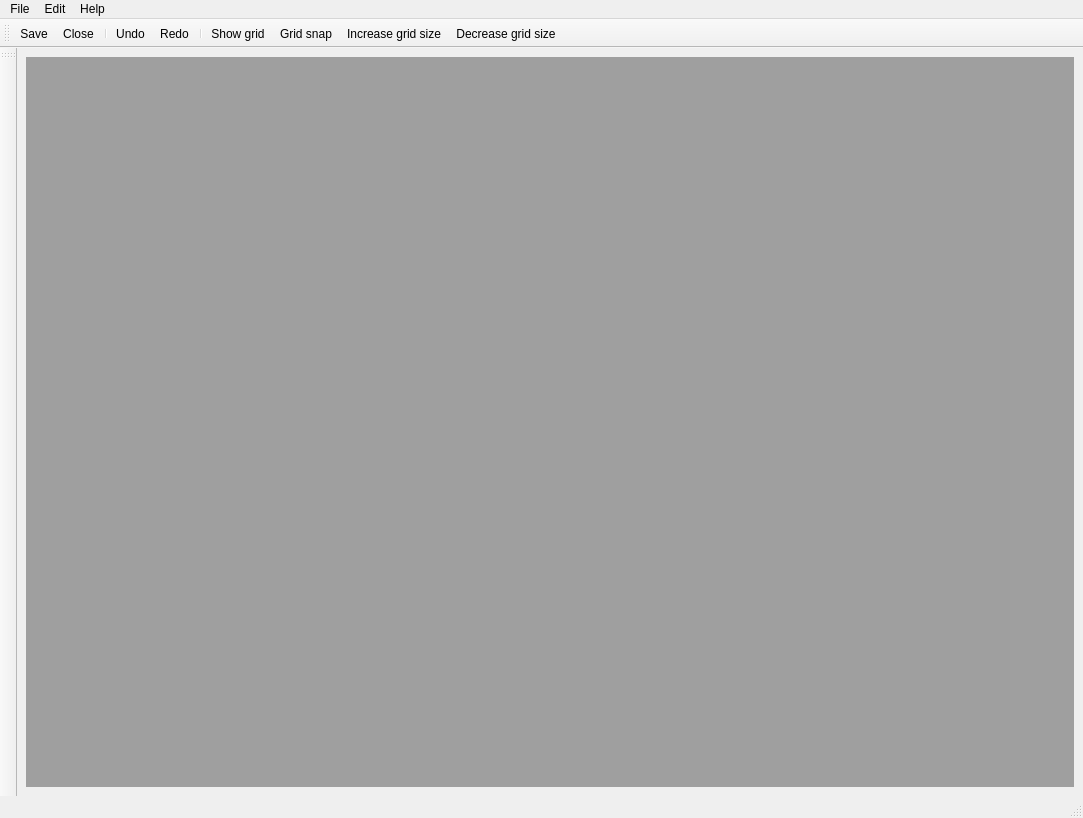
<?xml version="1.0" encoding="UTF-8"?>
<ui version="4.0">
 <class>LevelEditor</class>
 <widget class="QMainWindow" name="LevelEditor">
  <property name="geometry">
   <rect>
    <x>0</x>
    <y>0</y>
    <width>1083</width>
    <height>818</height>
   </rect>
  </property>
  <property name="minimumSize">
   <size>
    <width>640</width>
    <height>480</height>
   </size>
  </property>
  <property name="windowTitle">
   <string>TTSP Editor</string>
  </property>
  <property name="toolButtonStyle">
   <enum>Qt::ToolButtonIconOnly</enum>
  </property>
  <property name="documentMode">
   <bool>false</bool>
  </property>
  <property name="tabShape">
   <enum>QTabWidget::Rounded</enum>
  </property>
  <property name="unifiedTitleAndToolBarOnMac">
   <bool>false</bool>
  </property>
  <widget class="QWidget" name="centralwidget">
   <layout class="QGridLayout" name="gridLayout">
    <item row="0" column="0">
     <widget class="QMdiArea" name="gameViewArea">
      <property name="viewMode">
       <enum>QMdiArea::SubWindowView</enum>
      </property>
     </widget>
    </item>
   </layout>
  </widget>
  <widget class="QStatusBar" name="statusbar"/>
  <widget class="QMenuBar" name="menubar">
   <property name="geometry">
    <rect>
     <x>0</x>
     <y>0</y>
     <width>1083</width>
     <height>22</height>
    </rect>
   </property>
   <widget class="QMenu" name="menuHello">
    <property name="title">
     <string>File</string>
    </property>
    <addaction name="actionNew_Map"/>
    <addaction name="actionOpen"/>
    <addaction name="actionSave"/>
    <addaction name="actionSaveAs"/>
    <addaction name="actionClose"/>
    <addaction name="separator"/>
    <addaction name="actionExit"/>
   </widget>
   <widget class="QMenu" name="menuHelp">
    <property name="title">
     <string>Help</string>
    </property>
    <addaction name="actionAbout"/>
   </widget>
   <widget class="QMenu" name="menuEdit">
    <property name="title">
     <string>Edit</string>
    </property>
    <addaction name="actionUndo"/>
    <addaction name="actionRedo"/>
   </widget>
   <addaction name="menuHello"/>
   <addaction name="menuEdit"/>
   <addaction name="menuHelp"/>
  </widget>
  <widget class="QToolBar" name="topBar">
   <property name="windowTitle">
    <string>toolBar</string>
   </property>
   <property name="movable">
    <bool>true</bool>
   </property>
   <property name="floatable">
    <bool>true</bool>
   </property>
   <attribute name="toolBarArea">
    <enum>TopToolBarArea</enum>
   </attribute>
   <attribute name="toolBarBreak">
    <bool>false</bool>
   </attribute>
   <addaction name="actionSave"/>
   <addaction name="actionClose"/>
   <addaction name="separator"/>
   <addaction name="actionUndo"/>
   <addaction name="actionRedo"/>
   <addaction name="separator"/>
   <addaction name="actionToggleGrid"/>
   <addaction name="actionGridSnap"/>
   <addaction name="actionIncreaseGridSize"/>
   <addaction name="actionDecreaseGridSize"/>
  </widget>
  <widget class="QToolBar" name="leftBar">
   <property name="windowTitle">
    <string>toolBar_2</string>
   </property>
   <attribute name="toolBarArea">
    <enum>LeftToolBarArea</enum>
   </attribute>
   <attribute name="toolBarBreak">
    <bool>false</bool>
   </attribute>
  </widget>
  <action name="actionIncreaseGridSize">
   <property name="text">
    <string>Increase grid size</string>
   </property>
   <property name="toolTip">
    <string>&lt;html&gt;&lt;head/&gt;&lt;body&gt;&lt;p&gt;Increase grid size ( ] )&lt;/p&gt;&lt;/body&gt;&lt;/html&gt;</string>
   </property>
   <property name="statusTip">
    <string>Increase grid size ( ] )</string>
   </property>
   <property name="shortcut">
    <string>]</string>
   </property>
  </action>
  <action name="actionDecreaseGridSize">
   <property name="text">
    <string>Decrease grid size</string>
   </property>
   <property name="toolTip">
    <string>&lt;html&gt;&lt;head/&gt;&lt;body&gt;&lt;p&gt;Decrease grid size ( [ )&lt;/p&gt;&lt;/body&gt;&lt;/html&gt;</string>
   </property>
   <property name="statusTip">
    <string>Decrease grid size ( [ )</string>
   </property>
   <property name="shortcut">
    <string>[</string>
   </property>
  </action>
  <action name="actionSave">
   <property name="text">
    <string>Save</string>
   </property>
   <property name="toolTip">
    <string>&lt;html&gt;&lt;head/&gt;&lt;body&gt;&lt;p&gt;Save the current map ( Ctrl + S )&lt;/p&gt;&lt;/body&gt;&lt;/html&gt;</string>
   </property>
   <property name="statusTip">
    <string>Save the current map ( Ctrl + S )</string>
   </property>
   <property name="shortcut">
    <string>Ctrl+S</string>
   </property>
  </action>
  <action name="actionToggleGrid">
   <property name="checkable">
    <bool>true</bool>
   </property>
   <property name="text">
    <string>Show grid</string>
   </property>
   <property name="toolTip">
    <string>&lt;html&gt;&lt;head/&gt;&lt;body&gt;&lt;p&gt;Show the grid&lt;/p&gt;&lt;/body&gt;&lt;/html&gt;</string>
   </property>
   <property name="statusTip">
    <string>Show the grid</string>
   </property>
  </action>
  <action name="actionClose">
   <property name="text">
    <string>Close</string>
   </property>
   <property name="toolTip">
    <string>Close the current map</string>
   </property>
   <property name="statusTip">
    <string>Close the current map</string>
   </property>
   <property name="shortcut">
    <string>Ctrl+X</string>
   </property>
  </action>
  <action name="actionNew_Map">
   <property name="text">
    <string>New</string>
   </property>
   <property name="toolTip">
    <string>Create a new map</string>
   </property>
   <property name="statusTip">
    <string>Create a new map</string>
   </property>
  </action>
  <action name="actionSaveAs">
   <property name="text">
    <string>Save As...</string>
   </property>
   <property name="statusTip">
    <string>Save As</string>
   </property>
  </action>
  <action name="actionOpen">
   <property name="text">
    <string>Open...</string>
   </property>
   <property name="toolTip">
    <string>Open an existing map</string>
   </property>
   <property name="statusTip">
    <string>Open an existing map</string>
   </property>
  </action>
  <action name="actionExit">
   <property name="text">
    <string>Exit</string>
   </property>
   <property name="toolTip">
    <string>Exit the FABULOUS TTSP Editor</string>
   </property>
   <property name="statusTip">
    <string>Exit the FABULOUS TTSP Editor</string>
   </property>
  </action>
  <action name="actionAbout">
   <property name="text">
    <string>About</string>
   </property>
   <property name="toolTip">
    <string>Information about the FABULOUS TTSP Editor</string>
   </property>
   <property name="statusTip">
    <string>Information about the FABULOUS TTSP Editor</string>
   </property>
  </action>
  <action name="actionGridSnap">
   <property name="checkable">
    <bool>true</bool>
   </property>
   <property name="text">
    <string>Grid snap</string>
   </property>
   <property name="toolTip">
    <string>Toggle grid snap</string>
   </property>
   <property name="statusTip">
    <string>Toggle grid snap</string>
   </property>
  </action>
  <action name="actionUndo">
   <property name="text">
    <string>Undo</string>
   </property>
   <property name="shortcut">
    <string>Ctrl+Z</string>
   </property>
  </action>
  <action name="actionRedo">
   <property name="text">
    <string>Redo</string>
   </property>
   <property name="shortcut">
    <string>Ctrl+Shift+Z</string>
   </property>
  </action>
 </widget>
 <resources/>
 <connections/>
</ui>
